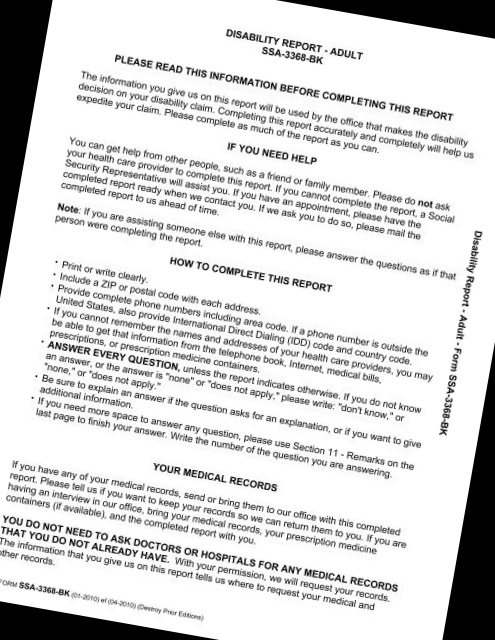
#> input picture saved_images/image_-10.jpg, 495 x 640 px
$ python -i test_doc.py   (imports and definitions only)
#> lines starting #> are read from the running program, lines starting #| are printed output that depends on the picture
from lib2to3.pgen2.token import OP
from unittest import skip
import cv2
import matplotlib.pyplot as plt
import math
import numpy as np
from typing import Optional,Tuple,Union
from collections import Counter
from skimage.transform import rotate
from skimage.draw import line
import skimage.io as io


class RotateDoc:
    def __init__(self,
                img_path:str,
                resize_ratio:Union[int,float]=2,
                visualize:Optional[bool]=None,
                peak_top_bottom:bool=True
                ) -> None:
        self.image_path = img_path
        self.resize_ration = resize_ratio
        self.visualize = visualize
        self.peak_top_bottom = peak_top_bottom

    def blurImage(self,
                 image:np.ndarray,
                 iter_:int=3
                 ) -> np.ndarray:
        kernel = np.ones((3,3),dtype=np.uint8)
        image = cv2.morphologyEx(image,cv2.MORPH_OPEN,kernel,iterations=iter_)
        image = cv2.morphologyEx(image,cv2.MORPH_CLOSE,kernel,iterations=(iter_ - 1  if iter_ > 2 else 1))
        image = cv2.morphologyEx(image,cv2.MORPH_ERODE,kernel,iterations=iter_-1)
        image = cv2.morphologyEx(image,cv2.MORPH_DILATE,kernel,iterations=iter_-1)

        return image


    def rotateImage(self,
					image:np.ndarray,
					angle:int,
                    skimg:bool=True
					) -> np.ndarray:
        if skimg:
            return rotate(image,angle)

        row,col = image.shape[:2]
        center=tuple(np.array([row,col])/2)
        rot_mat = cv2.getRotationMatrix2D(center,angle,1.0)
        new_image = cv2.warpAffine(image, rot_mat, (col,row))
        return new_image


    def readImage(self,
                  path:str,
				 ) -> np.ndarray:
#> called with path = 'saved_images/image_-10.jpg'
        image = cv2.imread(path)
#> image is the input picture: shape (640, 495, 3); min 0, max 255, mean 214.9
        h, w =image.shape[:2]
#> h = 640; w = 495
        image = cv2.resize(image,(int(h/self.resize_ration),int(w/self.resize_ration)))
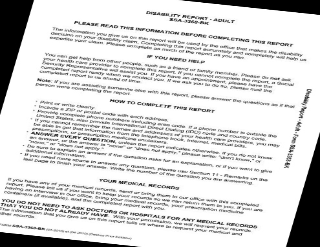
#> image: shape (247, 320, 3); min 0, max 255, mean 214.8
        image = cv2.cvtColor(image,cv2.COLOR_RGB2GRAY)
#> image: shape (247, 320)
#> in blurImage, `image = cv2.morphologyEx(image,cv2.MORPH_ERODE,kernel,iterations=iter_..`:
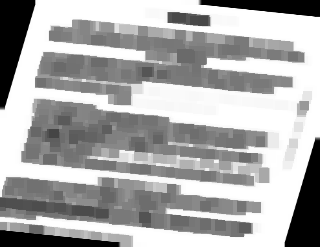
#> image: shape (247, 320); min 0, max 255, mean 170.4
        return image


    def get_max(self,
                test,
                site:str='Left'
                ) -> Tuple:

        if site == 'top':
            for x in range(test.shape[0]):
                for y in range(test.shape[1]):
                    if (test[x,y]) >= 1:
                        return x,y

        if site == 'bottom':
            for x in range(test.shape[0]-1,0,-1):
                for y in range(test.shape[1]):
                    if (test[x,y]) >= 1:
                        return x,y

        if site == 'left':
            for y in range(test.shape[1]):
                for x in range(test.shape[0]):
                    if (test[x,y]) >= 1:
                        return x,y

        if site == 'right':
            for x in range(test.shape[0]):
                for y in range(test.shape[1]-1,0,-1):
                    if (test[x,y]) >= 1:
                        return x,y

    def fourierTransform(self,
						image:np.ndarray,
                        syth:Optional[bool]=None
						) -> np.ndarray:
#> called with syth = True
        if syth:# convert black pixels to 255 for Fourier stablity
            if image.max() > 1:
                image[image==0] = 255
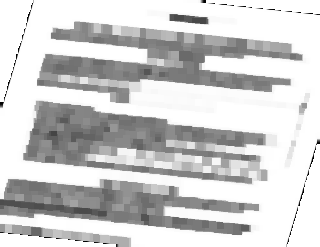
#> image: shape (247, 320); min 1, max 255, mean 205.6
            else:
                image[image==0] = 1

        f_img = np.fft.fft2(image)
        f_shift = np.fft.fftshift(f_img)
        f_shift = 20*np.log(np.abs(f_shift)) #20*log for stability i guess
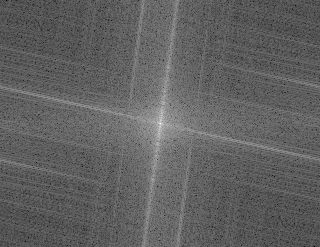
#> f_shift: shape (247, 320) float64; min 43.91, max 332.1, mean 153.9; drawn with min black and max white
        f_shift = (f_shift - f_shift.min())*(255/(f_shift.max()-f_shift.min()))
        f_shift = f_shift.astype(np.uint8)

        return f_shift

    def calc_eucl(self,
                  lr:tuple,
                  tb:tuple):
        lr_dist = np.sqrt((lr[2]-lr[0])**2 + (lr[3]-lr[1])**2)
        tb_dist = np.sqrt((tb[2]-tb[0])**2 + (tb[3]-tb[1])**2)

        return tb if tb_dist > lr_dist else lr


    def skew(self,
            fourier_image:np.ndarray,

                      ) -> float:

        fourier_image = cv2.fastNlMeansDenoising(fourier_image, None, 20, 7, 21)
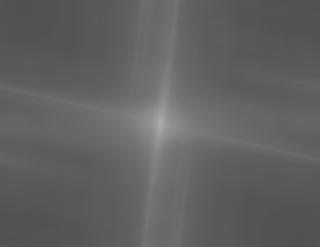
#> fourier_image: shape (247, 320); min 80, max 175, mean 96.7
        if self.visualize:
            plt.imshow(fourier_image)
            plt.show()
        fourier_image = np.where(fourier_image<150,0,fourier_image)
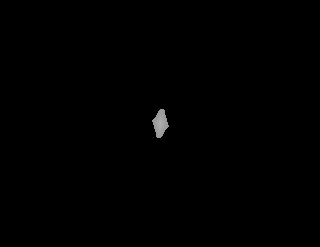
#> fourier_image: shape (247, 320); min 0, max 175, mean 0.6
        if self.visualize:
            plt.imshow(fourier_image)
            plt.show()

        if self.peak_top_bottom:
            top_x,top_y = self.get_max(fourier_image,'top')
#> top_x = 109; top_y = 160
            bottom_x,bottom_y = self.get_max(fourier_image,'bottom')
#> bottom_x = 137; bottom_y = 157
            x1,y1,x2,y2 = top_x,top_y,bottom_x,bottom_y
#> x1 = 109; y1 = 160; x2 = 137; y2 = 157
        else:
            left_x,left_y = self.get_max(fourier_image,'left')
            right_x,right_y = self.get_max(fourier_image,'right')
            top_x,top_y = self.get_max(fourier_image,'top')
            bottom_x,bottom_y = self.get_max(fourier_image,'bottom')
            x1,y1,x2,y2 = long_dist_pair[0], long_dist_pair[1], long_dist_pair[2], long_dist_pair[3]
            long_dist_pair = self.calc_eucl(
                                    (left_x,left_y,right_x,right_y),
                                    (top_x,top_y,bottom_x,bottom_y)
                                    )

        fourier_image = cv2.cvtColor(fourier_image,cv2.COLOR_GRAY2RGB)
#> fourier_image: shape (247, 320, 3)

        ang = self.get_angel(x1,y1,x2,y2)

        if self.visualize:
            fourier_image_copy = np.zeros_like(fourier_image)
            rr,cc = line(x1,y1,x2,y2)
            fourier_image_copy[rr,cc] = [0,255,0]
            plt.imshow(fourier_image_copy)
            plt.show()
        return ang

    def get_angel(self,
                  x1:int,
                  y1:int,
                  x2:int,
                  y2:int
                  ) -> float:
#> called with x1 = 109, y1 = 160, x2 = 137, y2 = 157
        lineA = ((x1,y1),(x2,y2))
#> lineA = ((109, 160), (137, 157))

        slope1 = (y2-y1)/(x2-x1) #self.slope(lineA[0][0], lineA[0][1], lineA[1][0], lineA[1][1])
#> slope1 = -0.107
        slope2 = 0 #self.slope(lineB[0][0], lineB[0][1], lineB[1][0], lineB[1][1])

        return math.degrees(math.atan(-slope1))


    def deskewImage(self,
                    angle:Optional[Union[int,float]]=None
                    ) -> Tuple[Union[float,int],np.ndarray]:
        image = self.readImage(self.image_path)# size is downed by 2
        image_blurred = self.blurImage(image,3)
        if self.visualize:
            plt.imshow(image_blurred)
            plt.show()
        if angle:
            image_rotated = self.rotateImage(image_blurred,angle,True)
            if self.visualize:
                plt.imshow(image_rotated)
                plt.show()
        else:
            image_rotated = image_blurred

        image_fft = self.fourierTransform(image_rotated,syth=True)
        if self.visualize:
            plt.imshow(image_fft)
            plt.show()
        angle = self.skew(image_fft)
#> in skew, `ang = self.get_angel(x1,y1,x2,y2)`: ang = 6.12
#> angle = 6.12
        image = self.rotateImage(image,angle,True)
#> in rotateImage, `return rotate(image,angle)`:
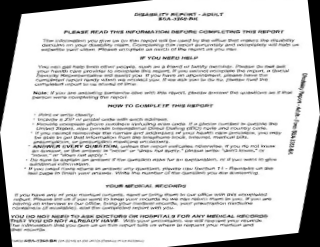
#> returned value: shape (247, 320) float64; min 0, max 1, mean 0.837
        if self.visualize:
            plt.imshow(image)
            plt.show()
        return angle, image


def test_rotate_class():
    # path = 'i3.jpg'
    path = 'test_image_1.jpg'
    for angle in range(-60,70,10):
        print(angle)
        # if angle == 0:
        #     continue
        rotated_image = rotate(io.imread(path),angle)
        rotate_doc = RotateDoc(img_path=path,visualize=False)
        ag, image_rotate = rotate_doc.deskewImage(angle=angle)
        print(ag)
        rotated_image = rotate(rotated_image,ag)
        print('-'*100)

# [1 line not run here, left out]


# imgs = ['gray_image.jpg',
# 'gray_image_bluerred.jpg',
# 'after_fft.jpg',
# 'after_denoise.jpg',
# 'after_threshold.jpg','after_drawline.jpg',
# 'after_drawline2.jpg','final.jpg']


# for x in imgs:
#     image = cv2.imread(x)
#     image = cv2.resize(image,(256,384))
#     cv2.imwrite(x,image)

>>> result = RotateDoc('saved_images/image_-10.jpg').deskewImage()

$ run again, on saved_images/image_-20.jpg
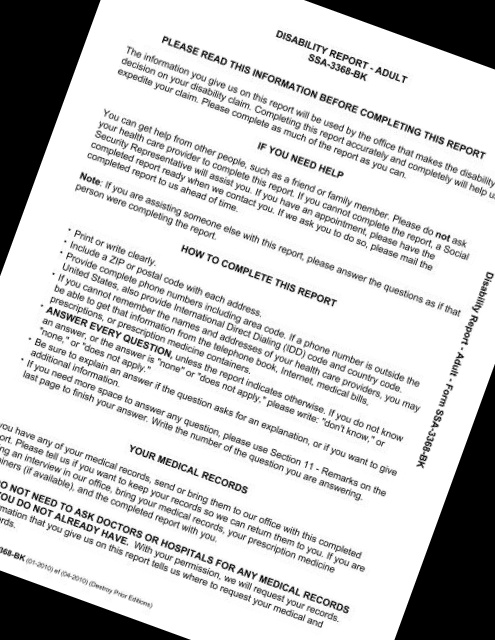
#> input picture saved_images/image_-20.jpg, 495 x 640 px
#> in readImage, image is the input picture: shape (640, 495, 3); min 0, max 255, mean 201.8
#> in fourierTransform, `f_shift = 20*np.log(np.abs(f_shift))`:
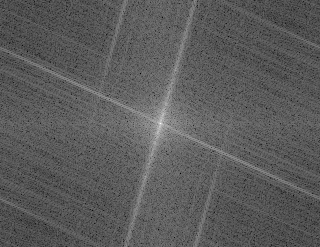
#> f_shift: shape (247, 320) float64; min 59.45, max 332.2, mean 157.6; drawn with min black and max white
#> top_x = 110; top_y = 163
#> bottom_x = 136; bottom_y = 157
#> x1 = 110; y1 = 163; x2 = 136; y2 = 157
#> lineA = ((110, 163), (136, 157))
#> slope1 = -0.231
#> ang = 12.99
#> in rotateImage, `return rotate(image,angle)`:
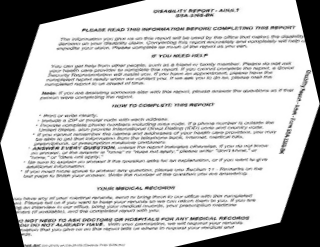
#> returned value: shape (247, 320) float64; min 0, max 1, mean 0.771

$ run again, on saved_images/image_-30.jpg
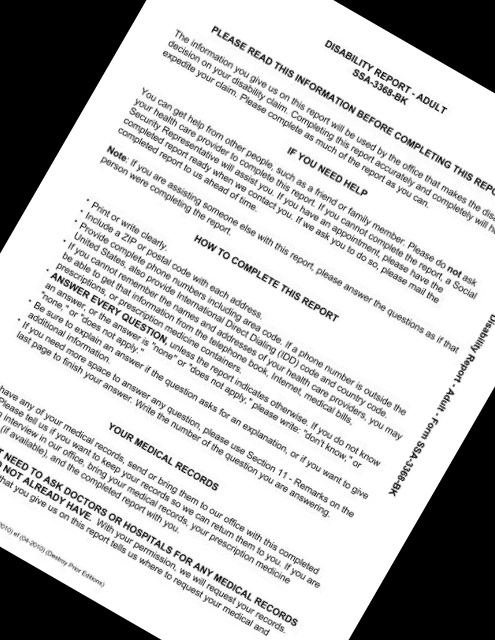
#> input picture saved_images/image_-30.jpg, 495 x 640 px
#> in readImage, image is the input picture: shape (640, 495, 3); min 0, max 255, mean 193.4
#> in fourierTransform, `f_shift = 20*np.log(np.abs(f_shift))`:
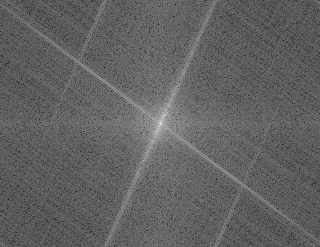
#> f_shift: shape (247, 320) float64; min 50.27, max 332.4, mean 159; drawn with min black and max white
#> top_x = 110; top_y = 164
#> bottom_x = 136; bottom_y = 155
#> x1 = 110; y1 = 164; x2 = 136; y2 = 155
#> lineA = ((110, 164), (136, 155))
#> slope1 = -0.346
#> ang = 19.09
#> in rotateImage, `return rotate(image,angle)`:
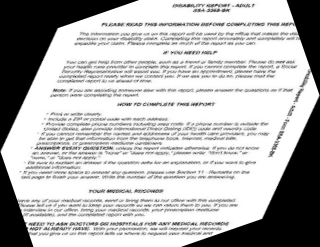
#> returned value: shape (247, 320) float64; min 0, max 1, mean 0.722

$ run again, on saved_images/image_-40.jpg
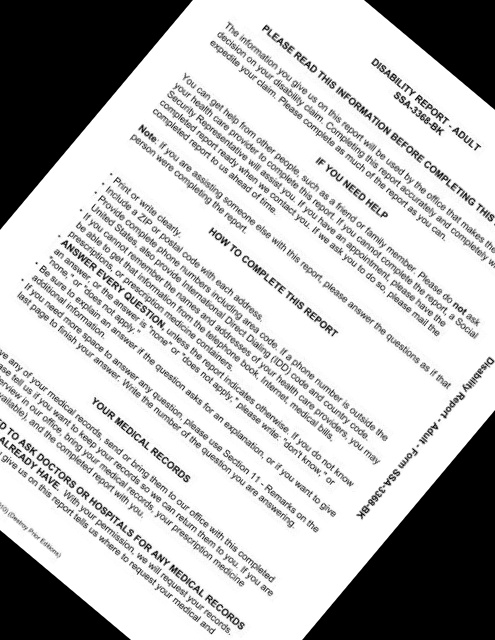
#> input picture saved_images/image_-40.jpg, 495 x 640 px
#> in readImage, image is the input picture: shape (640, 495, 3); min 0, max 255, mean 188.6
#> top_x = 107; top_y = 170
#> bottom_x = 139; bottom_y = 150
#> x1 = 107; y1 = 170; x2 = 139; y2 = 150
#> lineA = ((107, 170), (139, 150))
#> slope1 = -0.625
#> ang = 32.01
#> in rotateImage, `return rotate(image,angle)`:
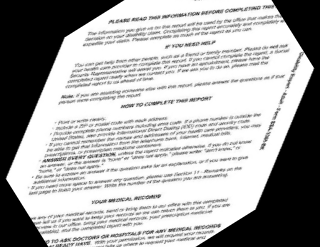
#> returned value: shape (247, 320) float64; min 0, max 1, mean 0.665
